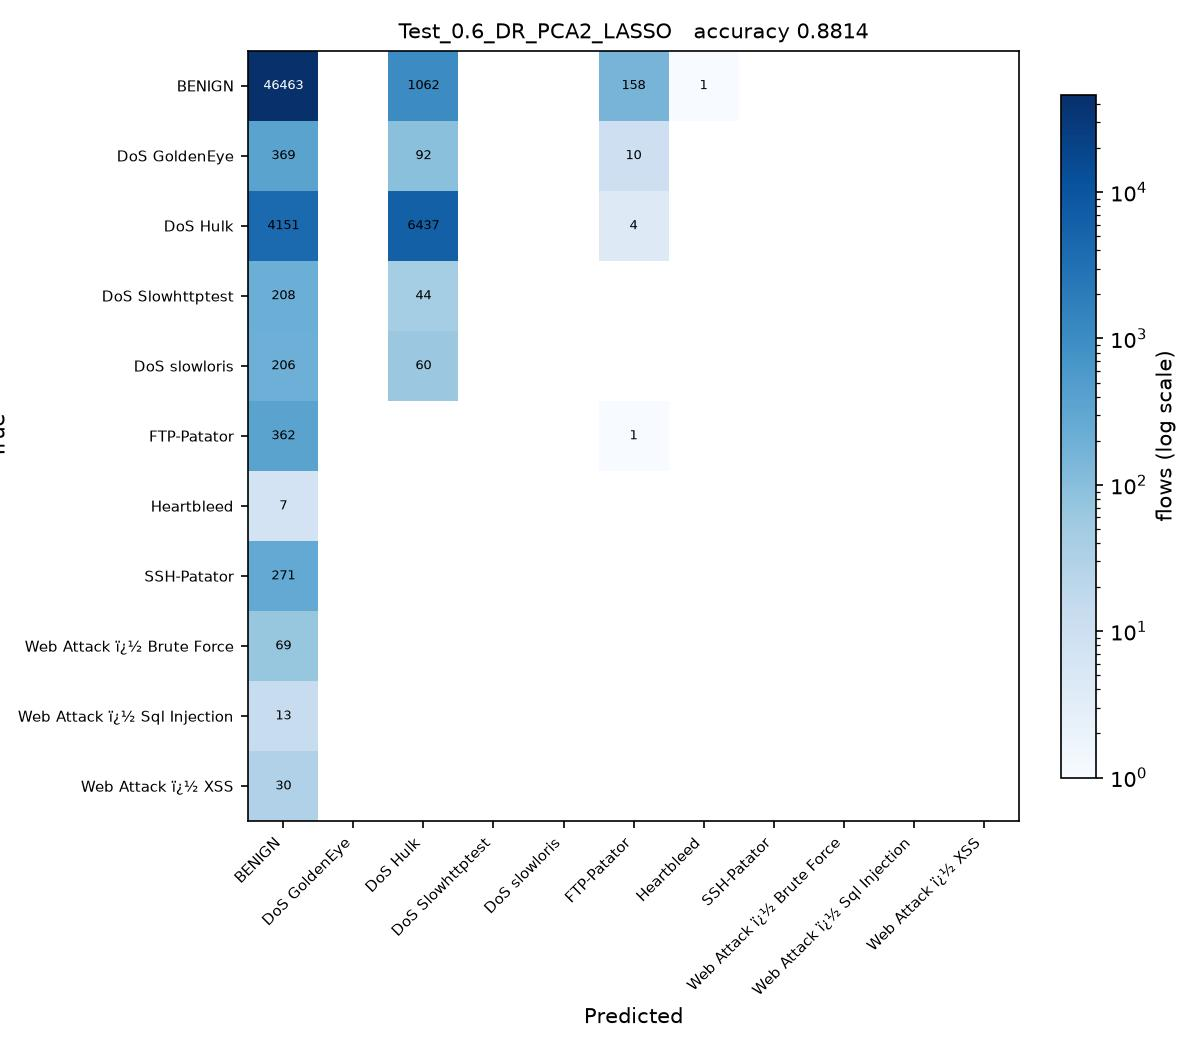

Recreate this plot in Python.
# Test_0.6_DR_PCA2_LASSO.py
#
# Test size 0.6  |  PCA, 2 components  |  Lasso Regression -> SGDClassifier(penalty='l1') (sheet #4)
#
# This is SGDC_60_40.py with the changes marked CHANGE below and nothing else.
#
# Sheet entry 4 is Lasso(alpha=0.1), a regressor. Its defining feature is the
# L1 penalty, which SGDClassifier(penalty='l1') applies to a classifier.
# alpha is left at the SGDClassifier default: the sheet's 0.1 is scaled to
# Lasso's own loss and means something different here.

import os
from pathlib import Path

# CHANGE 1: run from the project folder, so the CSV names below resolve, and
# read them as latin-1. The Web Attack labels contain byte 0x96, which the
# default utf-8 decoder rejects with UnicodeDecodeError.
os.chdir(Path(__file__).resolve().parent.parent)
import numpy as np
import pandas as pd

df1 = pd.read_csv(r'C:\Users\Karthika\OneDrive\Desktop\ACN_PCA_75_Runs\Scripts\Tuesday-WorkingHours.pcap_ISCX (1).csv', low_memory=True, encoding='latin-1')
df2 = pd.read_csv(r'C:\Users\Karthika\OneDrive\Desktop\ACN_PCA_75_Runs\Scripts\Wednesday-workingHours.pcap_ISCX.csv', low_memory=True, encoding='latin-1')
df3 = pd.read_csv(r'C:\Users\Karthika\OneDrive\Desktop\ACN_PCA_75_Runs\Scripts\Thursday-WorkingHours-Morning-WebAttacks.pcap_ISCX.csv', low_memory=True, encoding='latin-1')

dataset = pd.concat([df1, df2, df3], ignore_index=True)

dataset.columns = dataset.columns.str.strip()

# CHANGE 2: a stratified sample of 100000 flows, the same for every run.
# The full three captures hold about 1.3 million flows, which makes 75 runs
# impractical. At least 50 flows of every class are kept.
label = dataset.columns[-1]
dataset = pd.concat(
    [g.sample(n=min(len(g), max(50, round(100000 * len(g) / len(dataset)))), random_state=0)
     for _, g in dataset.groupby(label)],
    ignore_index=True
)

X = dataset.iloc[:, :-1]
y = dataset.iloc[:, -1]

X = X.apply(pd.to_numeric, errors='coerce')

X.replace([np.inf, -np.inf], np.nan, inplace=True)

from sklearn.impute import SimpleImputer

imputer = SimpleImputer(missing_values=np.nan, strategy='mean')
X = imputer.fit_transform(X)

from sklearn.preprocessing import LabelEncoder

labelencoder_y = LabelEncoder()
y = labelencoder_y.fit_transform(y)

from sklearn.model_selection import train_test_split

X_train, X_test, y_train, y_test = train_test_split(
    X,
    y,
    test_size=0.6,   # CHANGE 3: test size
    random_state=0,
    stratify=y
)

# CHANGE 4: PCA, from PCA_LDA_KErnel_PCA_CODE.pdf (fitted on training data only).
# PCA follows the directions of largest variance, so the features have to be on
# a common scale first, otherwise the components just track whichever column has
# the biggest units. The scaler is fitted on the training split only.
from sklearn.preprocessing import StandardScaler
from sklearn.decomposition import PCA

scaler = StandardScaler()
X_train = scaler.fit_transform(X_train)
X_test = scaler.transform(X_test)

pca = PCA(n_components=2)
X_train = pca.fit_transform(X_train)          # no labels: PCA is unsupervised
X_test = pca.transform(X_test)
print("\nVariance explained by 2 components : {:.4f}".format(pca.explained_variance_ratio_.sum()))

# CHANGE 5: Lasso Regression -> SGDClassifier(penalty='l1') (sheet #4) in place of SGDClassifier
from sklearn.linear_model import SGDClassifier

classifier = SGDClassifier(
    loss='hinge',
    penalty='l1',
    alpha=0.0001,
    max_iter=1000,
    tol=1e-3,
    random_state=0
)

classifier.fit(X_train, y_train)

y_pred = classifier.predict(X_test) 

from sklearn.metrics import confusion_matrix
from sklearn.metrics import accuracy_score
from sklearn.metrics import precision_score
from sklearn.metrics import recall_score
from sklearn.metrics import f1_score
from sklearn.metrics import classification_report

cm = confusion_matrix(y_test, y_pred)

print("Confusion Matrix:\n")
print(cm)

print("\nAccuracy : {:.4f}".format(accuracy_score(y_test, y_pred)))
print("\nPrecision : {:.4f}".format(precision_score(y_test, y_pred, average='weighted')))
print("\nRecall : {:.4f}".format(recall_score(y_test, y_pred, average='weighted')))
print("\nF1 Score : {:.4f}".format(f1_score(y_test, y_pred, average='weighted')))

print("\nClassification Report:\n")
print(classification_report(y_test, y_pred))
# CHANGE 6: save the confusion matrix as Test_0.6_DR_PCA2_LASSO.jpg and record the result
import matplotlib
matplotlib.use('Agg')
import matplotlib.pyplot as plt
from matplotlib.colors import LogNorm

here = Path(__file__).resolve().parent
names = [str(c) for c in labelencoder_y.classes_]
fig, ax = plt.subplots(figsize=(8, 7))
im = ax.imshow(cm, cmap='Blues', norm=LogNorm(vmin=1))
ax.set_xticks(range(len(names)), names, rotation=45, ha='right', fontsize=7)
ax.set_yticks(range(len(names)), names, fontsize=7)
ax.set_xlabel('Predicted')
ax.set_ylabel('True')
ax.set_title('Test_0.6_DR_PCA2_LASSO   accuracy {:.4f}'.format(accuracy_score(y_test, y_pred)), fontsize=10)
for i in range(cm.shape[0]):
    for j in range(cm.shape[1]):
        if cm[i, j]:
            ax.text(j, i, cm[i, j], ha='center', va='center', fontsize=6,
                    color='white' if cm[i, j] > cm.max() / 3 else 'black')
fig.colorbar(im, ax=ax, fraction=0.04, label='flows (log scale)')
fig.tight_layout()
fig.savefig(here / 'Test_0.6_DR_PCA2_LASSO.jpg', dpi=150)
plt.close(fig)

row = pd.DataFrame([{
    'Test': 0.6, 'DR': 'PCA2', 'Clas': 'LASSO',
    'Acc': round(accuracy_score(y_test, y_pred), 4),
    'Pre': round(precision_score(y_test, y_pred, average='weighted', zero_division=0), 4),
    'Rec': round(recall_score(y_test, y_pred, average='weighted', zero_division=0), 4),
    'F1': round(f1_score(y_test, y_pred, average='weighted', zero_division=0), 4),
    'script': 'Test_0.6_DR_PCA2_LASSO',
}])
out = here.parent / 'results' / '75_runs.csv'
out.parent.mkdir(exist_ok=True)
if out.exists():
    old = pd.read_csv(out)
    row = pd.concat([old[old['script'] != 'Test_0.6_DR_PCA2_LASSO'], row], ignore_index=True)
row.to_csv(out, index=False)
